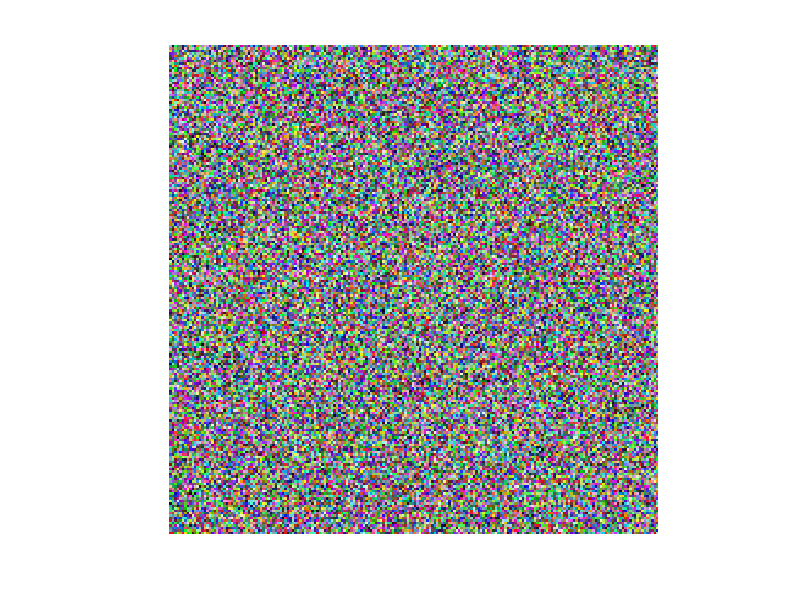

Reproduce this figure in MATLAB.
clear all; close all;
size = 200;
image = zeros(size, size, 3);
for n = 1:3
    for r = 1:size
        for c = 1:size
            image(r,c,n) = uint8(255*rand(1));
        end
    end
end
imshow(uint8(image))
